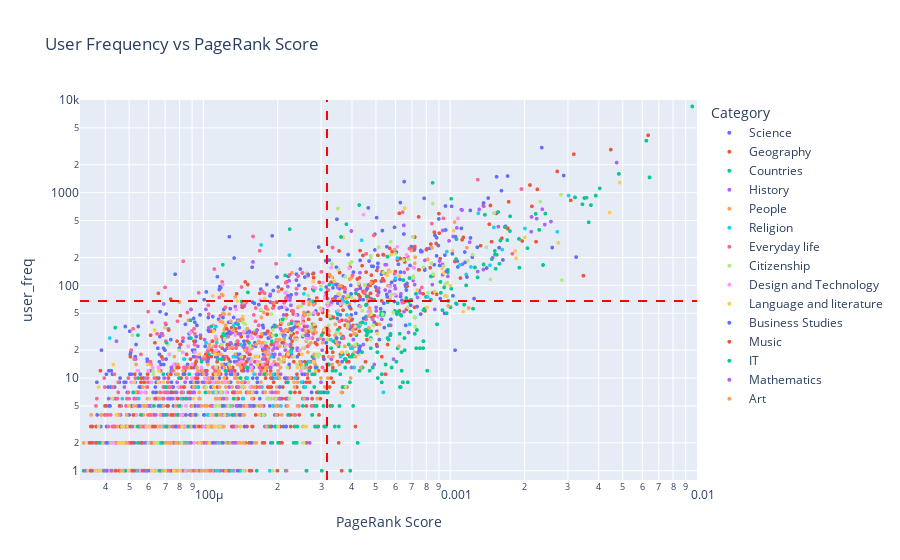

The notebook cell saved with this chart:
### Markdown cell above
# Pagerank vs user frequency

### Code cell
freVpr = get_pageVSfreq_data(data, df_hubs)
plot_pageVSfreq(freVpr, category=None)

### Figure 1 — Plotly figure (JSON) as saved in the notebook; plotly's stock layout.template omitted (floating-point values rounded to 4 significant figures; data arrays with more than 128 entries replaced by an {"elided": "..."} marker saying what was removed)
{"data": [{"customdata": {"elided": "797x1 str values"}, "hovertemplate": "Category=Science<br>PageRank Score=%{x}<br>user_freq=%{y}<br>article_name=%{customdata[0]}<extra></extra>", "legendgroup": "Science", "marker": {"color": "#636efa", "opacity": 1, "size": 4, "symbol": "circle"}, "mode": "markers", "name": "Science", "showlegend": true, "type": "scattergl", "x": {"elided": "797 float values"}, "xaxis": "x", "y": {"elided": "797 int values"}, "yaxis": "y"}, {"customdata": {"elided": "810x1 str values"}, "hovertemplate": "Category=Geography<br>PageRank Score=%{x}<br>user_freq=%{y}<br>article_name=%{customdata[0]}<extra></extra>", "legendgroup": "Geography", "marker": {"color": "#EF553B", "opacity": 1, "size": 4, "symbol": "circle"}, "mode": "markers", "name": "Geography", "showlegend": true, "type": "scattergl", "x": {"elided": "810 float values"}, "xaxis": "x", "y": {"elided": "810 int values"}, "yaxis": "y"}, {"customdata": {"elided": "222x1 str values"}, "hovertemplate": "Category=Countries<br>PageRank Score=%{x}<br>user_freq=%{y}<br>article_name=%{customdata[0]}<extra></extra>", "legendgroup": "Countries", "marker": {"color": "#00cc96", "opacity": 1, "size": 4, "symbol": "circle"}, "mode": "markers", "name": "Countries", "showlegend": true, "type": "scattergl", "x": {"elided": "222 float values"}, "xaxis": "x", "y": {"elided": "222 int values"}, "yaxis": "y"}, {"customdata": {"elided": "354x1 str values"}, "hovertemplate": "Category=History<br>PageRank Score=%{x}<br>user_freq=%{y}<br>article_name=%{customdata[0]}<extra></extra>", "legendgroup": "History", "marker": {"color": "#ab63fa", "opacity": 1, "size": 4, "symbol": "circle"}, "mode": "markers", "name": "History", "showlegend": true, "type": "scattergl", "x": {"elided": "354 float values"}, "xaxis": "x", "y": {"elided": "354 int values"}, "yaxis": "y"}, {"customdata": {"elided": "492x1 str values"}, "hovertemplate": "Category=People<br>PageRank Score=%{x}<br>user_freq=%{y}<br>article_name=%{customdata[0]}<extra></extra>", "legendgroup": "People", "marker": {"color": "#FFA15A", "opacity": 1, "size": 4, "symbol": "circle"}, "mode": "markers", "name": "People", "showlegend": true, "type": "scattergl", "x": {"elided": "492 float values"}, "xaxis": "x", "y": {"elided": "492 int values"}, "yaxis": "y"}, {"customdata": [["Christianity"], ["Religion"], ["Philosophy"], ["Roman Catholic Church"], ["Islam"], ["Greek mythology"], ["Norse mythology"], ["Judaism"], ["Jesus"], ["Roman mythology"], ["Church of England"], ["God"], ["Buddhism"], ["Bible"], ["Hinduism"], ["Age of Enlightenment"], ["Zeus"], ["Deity"], ["Mind"], ["Ethics"], ["Pope"], ["Crusades"], ["Logic"], ["Athena"], ["Folklore"], ["Political philosophy"], ["Confucianism"], ["Anglicanism"], ["Anglican Communion"], ["Eastern Orthodox Church"], ["Odin"], ["Creationism"], ["Creationism"], ["Atheism"], ["Creation-evolution controversy"], ["Last Supper"], ["Names of God in Judaism"], ["Apollo"], ["Spring Heeled Jack"], ["Anarchism"], ["Humanism"], ["Thor"], ["Philosophy of mind"], ["Existentialism"], ["Qur'an"], ["Taoism"], ["Mysticism"], ["Spanish Inquisition"], ["First Crusade"], ["Mosque"], ["Jupiter (mythology)"], ["Deluge (mythology)"], ["Vampire"], ["Mecca"], ["Celtic mythology"], ["Brahman"], ["Sikhism"], ["Shinto"], ["Religious Society of Friends"], ["Empiricism"], ["Allah"], ["Heliocentrism"], ["Church of Ireland"], ["Abbot"], ["Ganesha"], ["Trinity"], ["Bahá'í Faith"], ["Abbey"], ["Atlantis"], ["Dead Sea scrolls"], ["Flat Earth"], ["Flat Earth"], ["Pentateuch"], ["Shroud of Turin"], ["Maya mythology"], ["Osiris"], ["Swastika"], ["Apostolic Succession"], ["Zionism"], ["Mormon"], ["Utilitarianism"], ["Second Crusade"], ["Scottish Episcopal Church"], ["East-West Schism"], ["Christian monasticism"], ["Scottish mythology"], ["Catholic social teaching"], ["Yeti"], ["Consolation of Philosophy"], ["Analytical Marxism"], ["Abhidhamma Pitaka"], ["Stoicism"], ["Albigensian Crusade"], ["Isis"], ["Tao Te Ching"], ["Agnosticism"], ["Sermon on the Mount"], ["Vinaya"], ["Episcopal polity"], ["Kohlberg's stages of moral development"], ["Ordination of women"], ["Children's Crusade"], ["First Council of Nicaea"], ["Capitoline Triad"], ["Tripitaka"], ["Pali Canon"], ["Idolatry"], ["Papal conclave"], ["Trimurti"], ["Lindisfarne Gospels"], ["Ghost Dance"], ["Dualism (philosophy of mind)"], ["Book of Common Prayer"]], "hovertemplate": "Category=Religion<br>PageRank Score=%{x}<br>user_freq=%{y}<br>article_name=%{customdata[0]}<extra></extra>", "legendgroup": "Religion", "marker": {"color": "#19d3f3", "opacity": 1, "size": 4, "symbol": "circle"}, "mode": "markers", "name": "Religion", "showlegend": true, "type": "scattergl", "x": [0.003018, 0.001299, 0.001503, 0.002009, 0.002715, 0.0004376, 0.0001713, 0.001625, 0.0009692, 0.0002232, 0.0006105, 0.001093, 0.001449, 0.001214, 0.001161, 0.0006002, 0.0003363, 0.0002994, 0.0002556, 0.0005689, 0.00081, 0.0003637, 0.00037, 0.0001707, 0.000347, 0.0002599, 0.0003814, 0.0004453, 0.0004529, 0.0006853, 0.0001328, 0.0001124, 0.0001124, 0.0004257, 7.219e-05, 0.0001638, 0.0001249, 0.0002122, 4.171e-05, 0.0003282, 0.0001982, 0.0001025, 0.0001132, 0.0001416, 0.000402, 0.0003957, 0.0001516, 0.0002268, 0.0001885, 0.0003597, 0.0001322, 0.0001342, 8.338e-05, 0.0002682, 9.008e-05, 0.0001491, 0.0004083, 0.0001916, 0.0001604, 0.0002351, 0.0001964, 0.0001507, 0.0002496, 0.0001727, 9.467e-05, 0.0002589, 0.0005363, 0.0001102, 7.749e-05, 8.607e-05, 5.466e-05, 5.466e-05, 0.0001449, 8.105e-05, 4.695e-05, 4.864e-05, 0.0001275, 0.000191, 0.0002062, 0.0001039, 0.0002342, 0.000101, 0.0001052, 0.0001759, 0.0001267, 5.975e-05, 6.881e-05, 4.681e-05, 5.865e-05, 5.22e-05, 0.0001155, 0.0001199, 8.551e-05, 6.736e-05, 0.0001071, 0.0001856, 0.0001302, 7.145e-05, 0.0001129, 6.088e-05, 5.478e-05, 6.335e-05, 0.0001335, 4.293e-05, 8.549e-05, 0.0001381, 0.0001149, 3.95e-05, 5.367e-05, 4.603e-05, 4.249e-05, 3.553e-05, 0.0001418], "xaxis": "x", "y": [930, 598, 422, 411, 378, 307, 273, 243, 231, 212, 197, 166, 165, 158, 131, 120, 102, 90, 81, 76, 75, 70, 67, 54, 52, 49, 48, 44, 39, 38, 37, 36, 36, 36, 34, 32, 28, 28, 27, 26, 25, 24, 24, 23, 21, 21, 20, 19, 17, 17, 17, 17, 16, 15, 14, 13, 13, 11, 11, 10, 10, 10, 9, 8, 8, 8, 7, 7, 6, 6, 6, 6, 6, 6, 6, 5, 5, 5, 5, 4, 4, 4, 4, 4, 4, 3, 3, 2, 2, 2, 2, 2, 2, 2, 1, 1, 1, 1, 1, 1, 1, 1, 1, 1, 1, 1, 1, 1, 1, 1, 1, 1, 1], "yaxis": "y"}, {"customdata": {"elided": "294x1 str values"}, "hovertemplate": "Category=Everyday life<br>PageRank Score=%{x}<br>user_freq=%{y}<br>article_name=%{customdata[0]}<extra></extra>", "legendgroup": "Everyday life", "marker": {"color": "#FF6692", "opacity": 1, "size": 4, "symbol": "circle"}, "mode": "markers", "name": "Everyday life", "showlegend": true, "type": "scattergl", "x": {"elided": "294 float values"}, "xaxis": "x", "y": {"elided": "294 int values"}, "yaxis": "y"}, {"customdata": {"elided": "184x1 str values"}, "hovertemplate": "Category=Citizenship<br>PageRank Score=%{x}<br>user_freq=%{y}<br>article_name=%{customdata[0]}<extra></extra>", "legendgroup": "Citizenship", "marker": {"color": "#B6E880", "opacity": 1, "size": 4, "symbol": "circle"}, "mode": "markers", "name": "Citizenship", "showlegend": true, "type": "scattergl", "x": {"elided": "184 float values"}, "xaxis": "x", "y": {"elided": "184 int values"}, "yaxis": "y"}, {"customdata": {"elided": "136x1 str values"}, "hovertemplate": "Category=Design and Technology<br>PageRank Score=%{x}<br>user_freq=%{y}<br>article_name=%{customdata[0]}<extra></extra>", "legendgroup": "Design and Technology", "marker": {"color": "#FF97FF", "opacity": 1, "size": 4, "symbol": "circle"}, "mode": "markers", "name": "Design and Technology", "showlegend": true, "type": "scattergl", "x": {"elided": "136 float values"}, "xaxis": "x", "y": {"elided": "136 int values"}, "yaxis": "y"}, {"customdata": [["English language"], ["Technology"], ["Latin"], ["Language"], ["German language"], ["Mythology"], ["French language"], ["William Shakespeare"], ["Spanish language"], ["Literature"], ["Arabic language"], ["Dutch language"], ["Poetry"], ["Poetry"], ["Russian language"], ["Linguistics"], ["Opera"], ["American English"], ["Wolfgang Amadeus Mozart"], ["Actor"], ["Chinese language"], ["Latin alphabet"], ["British English"], ["Novel"], ["Harry Potter"], ["Hebrew language"], ["Fiction"], ["Theatre"], ["Theatre"], ["Drama"], ["Book"], ["Writing"], ["Sanskrit"], ["Old English language"], ["Portuguese language"], ["Macbeth"], ["Poetry of the United States"], ["Stage (theatre)"], ["The Lord of the Rings"], ["Hindi"], ["Vowel"], ["Noam Chomsky"], ["Tamil language"], ["Graphic novel"], ["Frankenstein"], ["Richard Wagner"], ["Afrikaans"], ["Alphabet"], ["Samuel Taylor Coleridge"], ["Scots language"], ["Esperanto"], ["Alice's Adventures in Wonderland"], ["Globe Theatre"], ["Scottish Gaelic language"], ["Indonesian language"], ["Vulgar Latin"], ["The Hitchhiker's Guide to the Galaxy"], ["Samuel Beckett"], ["Encyclopædia Britannica"], ["Oliver Twist"], ["Benjamin Britten"], ["Abbey Theatre"], ["Romeo and Juliet"], ["Canadian English"], ["The Old Man and the Sea"], ["Flemish (linguistics)"], ["Theatre in the round"], ["T. S. Eliot"], ["Nineteen Eighty-Four"], ["Irish poetry"], ["The Hobbit"], ["Australian English"], ["West Flemish"], ["Porgy and Bess"], ["The Marriage of Figaro"], ["Robinson Crusoe"], ["The Cat in the Hat"], ["English poetry"], ["Medieval literature"], ["Pride and Prejudice"], ["Royal National Theatre"], ["Restoration comedy"], ["Hänsel und Gretel"], ["Ramayana"], ["Book of Kells"], ["Henrik Ibsen"], ["The Waste Land"], ["Nahuatl language"], ["Berber languages"], ["Epic of Gilgamesh"], ["Giuseppe Verdi"], ["The Lion, the Witch and the Wardrobe"], ["East Flemish"], ["War and Peace"], ["Flemish dialects"], ["The Magic Flute"], ["Hollandic"], ["A Christmas Carol"], ["The Rime of the Ancient Mariner"], ["Dido and Aeneas"], ["Stuttering"], ["John Millington Synge"], ["A Tale of a Tub"], ["David Copperfield (novel)"], ["High German consonant shift"], ["The Illuminatus! Trilogy"], ["The Count of Monte Cristo"], ["The Pilgrim's Progress"], ["Modernist poetry in English"], ["Starship Troopers"], ["Anna Karenina"], ["Irish theatre"], ["Anglo-Saxon literature"], ["The Brothers Karamazov"], ["The Merchant of Venice"], ["Crime and Punishment"], ["Cyberpunk"], ["Augustan literature"], ["Richard III (play)"], ["Nobiin language"], ["The Lorax"], ["Arcadia (play)"], ["The Picture of Dorian Gray"], ["Theatre Royal, Drury Lane"], ["Persian literature"]], "hovertemplate": "Category=Language and literature<br>PageRank Score=%{x}<br>user_freq=%{y}<br>article_name=%{customdata[0]}<extra></extra>", "legendgroup": "Language and literature", "marker": {"color": "#FECB52", "opacity": 1, "size": 4, "symbol": "circle"}, "mode": "markers", "name": "Language and literature", "showlegend": true, "type": "scattergl", "x": [0.004865, 0.0006536, 0.004424, 0.001033, 0.002008, 0.0003687, 0.002741, 0.001021, 0.001834, 0.0005759, 0.001849, 0.0009291, 0.0005701, 0.0005701, 0.0009432, 0.0005548, 0.0006202, 0.0003311, 0.0003396, 0.0002784, 0.001002, 0.0007348, 0.0003518, 0.0003569, 0.000109, 0.0009544, 0.0001771, 0.0003531, 0.0003531, 0.0002873, 0.0001371, 0.0002421, 0.0008056, 0.0002977, 0.001128, 0.0001444, 6.98e-05, 6.34e-05, 0.0001101, 0.0005056, 0.0003633, 0.0002203, 0.0004259, 9.628e-05, 0.0001115, 0.0002509, 0.0001663, 0.0001641, 0.0002119, 0.000279, 0.0001653, 5.951e-05, 4.314e-05, 0.0002401, 0.0001768, 0.0002851, 6.599e-05, 0.0001123, 0.0001124, 5.247e-05, 0.0001502, 6.57e-05, 6.888e-05, 0.0001471, 0.0001104, 8.407e-05, 3.761e-05, 0.0001575, 9.117e-05, 6.255e-05, 4.991e-05, 0.0001491, 0.0001071, 5.22e-05, 8.435e-05, 4.443e-05, 0.0001683, 5.933e-05, 6.569e-05, 4.679e-05, 6.045e-05, 4.945e-05, 5.096e-05, 0.0002562, 0.0001416, 0.000111, 6.267e-05, 0.0001042, 0.0002611, 0.0001146, 8.219e-05, 4.526e-05, 9.603e-05, 4.633e-05, 5.185e-05, 6.321e-05, 0.0001057, 5.282e-05, 4.748e-05, 7.581e-05, 4.701e-05, 6.514e-05, 3.772e-05, 4.975e-05, 7.002e-05, 4.445e-05, 4.481e-05, 3.656e-05, 3.866e-05, 3.411e-05, 4.75e-05, 3.621e-05, 4.26e-05, 6.042e-05, 4.47e-05, 4.897e-05, 4.682e-05, 4.412e-05, 8.037e-05, 4.361e-05, 3.846e-05, 3.996e-05, 3.478e-05, 6.71e-05, 6.267e-05], "xaxis": "x", "y": [1285, 682, 611, 389, 330, 329, 287, 236, 235, 214, 196, 152, 141, 141, 136, 128, 127, 123, 111, 110, 99, 89, 81, 80, 77, 77, 72, 71, 71, 69, 68, 59, 58, 57, 52, 46, 35, 33, 32, 30, 19, 18, 18, 18, 18, 18, 17, 17, 16, 15, 14, 14, 14, 13, 12, 12, 12, 11, 10, 9, 9, 9, 9, 8, 8, 8, 8, 7, 6, 5, 5, 5, 4, 4, 4, 4, 4, 3, 3, 3, 3, 3, 3, 3, 3, 3, 3, 3, 3, 3, 3, 2, 2, 2, 2, 2, 2, 2, 2, 1, 1, 1, 1, 1, 1, 1, 1, 1, 1, 1, 1, 1, 1, 1, 1, 1, 1, 1, 1, 1, 1, 1, 1, 1, 1], "yaxis": "y"}, {"customdata": [["Microsoft"], ["Petroleum"], ["Economics"], ["Currency"], ["Money"], ["Nintendo"], ["Industry"], ["Natural gas"], ["Sony"], ["United States dollar"], ["Mining"], ["Advertising"], ["Finance"], ["Business"], ["Tourism"], ["British East India Company"], ["Manufacturing"], ["Euro"], ["Corporation"], ["Market"], ["Coin"], ["Employment"], ["Globalization"], ["Organization"], ["List of circulating currencies"], ["Wall Street"], ["Gold standard"], ["Infrastructure"], ["Pottery"], ["Stock"], ["Stock"], ["AT&T"], ["Pound sterling"], ["World Trade Organization"], ["Adam Smith"], ["Corporate finance"], ["Banknote"], ["Cooperative"], ["Supply and demand"], ["Oil refinery"], ["Guild"], ["Logistics"], ["BAE Systems"], ["John Maynard Keynes"], ["Household income in the United States"], ["Accountancy"], ["Minimum wage"], ["Economy of Africa"], ["Thomas Malthus"], ["Mercantilism"], ["North Sea oil"], ["Land (economics)"], ["GlaxoSmithKline"], ["Bretton Woods system"], ["Japanese yen"], ["Numismatics"], ["Royal Dutch Shell"], ["Das Kapital"], ["Investment banking"], ["Prospecting"], ["Sinclair Research Ltd"], ["World Bank Group"], ["Demand Note"], ["Company (law)"], ["HSBC"], ["Acorn Computers"], ["BP"], ["Economy of the Republic of Ireland"], ["Economy of India"], ["Vodafone"], ["Renminbi"], ["Harley-Davidson"], ["Economic inequality"]], "hovertemplate": "Category=Business Studies<br>PageRank Score=%{x}<br>user_freq=%{y}<br>article_name=%{customdata[0]}<extra></extra>", "legendgroup": "Business Studies", "marker": {"color": "#636efa", "opacity": 1, "size": 4, "symbol": "circle"}, "mode": "markers", "name": "Business Studies", "showlegend": true, "type": "scattergl", "x": [0.0003611, 0.001578, 0.00102, 0.003237, 0.0005087, 0.0001576, 0.0007886, 0.0009662, 0.0002657, 0.001169, 0.0006681, 0.0003457, 0.0004603, 0.0005135, 0.001026, 0.0003428, 0.0005555, 0.00125, 0.0004441, 0.0003904, 0.0003591, 0.0004465, 0.0002329, 0.0002272, 0.0002286, 0.0001789, 0.000266, 0.0003467, 0.000298, 0.0003142, 0.0003142, 0.0001295, 0.0004278, 0.0004292, 0.0004231, 9.126e-05, 0.0003079, 0.0002226, 0.0002847, 0.0001288, 0.0002135, 9.465e-05, 9.387e-05, 0.0002039, 6.43e-05, 0.0001201, 0.0001407, 5.485e-05, 0.0001376, 0.0001603, 0.0001004, 8.497e-05, 9.297e-05, 0.0001403, 0.0001468, 0.0002162, 7.707e-05, 9.165e-05, 4.046e-05, 5.24e-05, 5.113e-05, 0.0001565, 5.645e-05, 0.0001197, 0.0001093, 3.78e-05, 5.812e-05, 4.05e-05, 5.687e-05, 6.689e-05, 0.0001376, 3.535e-05, 5.976e-05], "xaxis": "x", "y": [333, 255, 219, 202, 157, 157, 146, 142, 131, 123, 105, 102, 92, 85, 77, 75, 75, 72, 70, 59, 48, 44, 35, 34, 33, 30, 29, 27, 27, 24, 24, 23, 21, 20, 19, 17, 16, 14, 13, 11, 10, 9, 9, 8, 7, 5, 5, 5, 5, 5, 4, 4, 4, 4, 3, 3, 3, 3, 2, 2, 2, 2, 2, 2, 2, 2, 1, 1, 1, 1, 1, 1, 1], "yaxis": "y"}, {"customdata": [["Music"], ["Musical instrument"], ["The Beatles"], ["Jazz"], ["Hip hop music"], ["Folk music"], ["Piano"], ["Guitar"], ["Music of the United States"], ["Rhythm and blues"], ["American popular music"], ["Reggae"], ["Nirvana (band)"], ["The Rolling Stones"], ["Trumpet"], ["Clarinet"], ["Salsa music"], ["Renaissance music"], ["Queen (band)"], ["Synthesizer"], ["Rapping"], ["Flute"], ["A cappella"], ["U2"], ["Reggaeton"], ["Oasis (band)"], ["Alternative rock"], ["Brass instrument"], ["Arctic Monkeys"], ["Bluegrass music"], ["Recorder"], ["Medieval music"], ["Drum and bass"], ["Double bass"], ["The Supremes"], ["Ragtime"], ["Gregorian chant"], ["Ska"], ["Saxophone"], ["Tin whistle"], ["Cello"], ["I Want to Hold Your Hand"], ["The Temptations"], ["Atonality"], ["Music of Spain"], ["Eurovision Song Contest"], ["Music of Hawaii"], ["Duran Duran"], ["Music of Ireland"], ["The Smiths"], ["Music of the trecento"], ["Bohemian Rhapsody"], ["Music of Barbados"], ["Music of New Zealand"], ["The Rite of Spring"], ["The Beatles discography"], ["Music of Dominica"], ["Ray of Light"], ["Van Halen"], ["Iron Maiden"], ["Sgt. Pepper's Lonely Hearts Club Band"], ["Music of the Bahamas"], ["Music of Trinidad and Tobago"]], "hovertemplate": "Category=Music<br>PageRank Score=%{x}<br>user_freq=%{y}<br>article_name=%{customdata[0]}<extra></extra>", "legendgroup": "Music", "marker": {"color": "#EF553B", "opacity": 1, "size": 4, "symbol": "circle"}, "mode": "markers", "name": "Music", "showlegend": true, "type": "scattergl", "x": [0.0009002, 0.0003545, 0.000301, 0.0005094, 0.0002779, 0.0004202, 0.0004254, 0.0002881, 7.373e-05, 0.0001442, 8.067e-05, 0.0001242, 7.231e-05, 0.000182, 0.0001622, 0.0001422, 9.741e-05, 7.822e-05, 0.0001508, 0.000109, 8.04e-05, 0.00018, 0.0001081, 0.0001546, 6.77e-05, 0.000121, 9.338e-05, 7.938e-05, 7.834e-05, 0.0001033, 7.386e-05, 7.217e-05, 8.127e-05, 9.332e-05, 5.755e-05, 8.341e-05, 7.497e-05, 8.739e-05, 0.0001315, 6.392e-05, 7.865e-05, 4.573e-05, 4.021e-05, 7.448e-05, 5.2e-05, 9.607e-05, 3.549e-05, 6.247e-05, 5.052e-05, 6.367e-05, 3.497e-05, 3.523e-05, 5.128e-05, 3.46e-05, 5.586e-05, 3.699e-05, 4.569e-05, 3.491e-05, 5.235e-05, 0.0001537, 5.672e-05, 4.413e-05, 5.151e-05], "xaxis": "x", "y": [595, 235, 234, 211, 133, 117, 79, 73, 71, 58, 47, 34, 33, 32, 30, 28, 27, 25, 25, 25, 23, 22, 20, 18, 17, 16, 15, 13, 13, 12, 11, 10, 10, 10, 9, 8, 7, 7, 7, 6, 6, 5, 5, 4, 4, 3, 3, 3, 3, 3, 3, 2, 2, 2, 2, 2, 1, 1, 1, 1, 1, 1, 1], "yaxis": "y"}, {"customdata": [["Computer"], ["Internet"], ["Computer science"], ["Microsoft Windows"], ["World Wide Web"], ["Microsoft"], ["Computer programming"], ["Programming language"], ["Linux"], ["Integrated circuit"], ["Macintosh"], ["Google"], ["Compact Disc"], ["DVD"], ["Unix"], ["Cryptography"], ["IPod"], ["Central processing unit"], ["Open source"], ["Windows XP"], ["Wikipedia"], ["History of the Internet"], ["Mozilla Firefox"], ["Internet Explorer"], ["Gmail"], ["Floppy disk"], ["Functional programming"], ["Speech synthesis"], ["Bioinformatics"], ["C++"], ["GNU"], ["OpenOffice.org"], ["Spyware"], ["Windows Vista"], ["Quantum computer"], ["Imperative programming"], ["GNOME"], ["Markup language"], ["Perl"], ["Commodore 64"], ["GNU Project"], ["GNU Project"], ["Podcasting"], ["X Window System"], ["History of computing hardware"], ["Wikimedia Foundation"], ["TeX"], ["Ajax (programming)"], ["ASCII"], ["Emacs"], ["Enigma machine"], ["Python (programming language)"], ["BASIC"], ["Scheme programming language"], ["HTTP cookie"], ["CPU cache"], ["Phishing"], ["Windows 2000"], ["Brute force attack"], ["RSS (file format)"], ["OpenBSD"], ["Moore's Law"], ["ZX Spectrum"], ["Acorn Computers"], ["Ubuntu (Linux distribution)"], ["Caesar cipher"], ["Wikinews"]], "hovertemplate": "Category=IT<br>PageRank Score=%{x}<br>user_freq=%{y}<br>article_name=%{customdata[0]}<extra></extra>", "legendgroup": "IT", "marker": {"color": "#00cc96", "opacity": 1, "size": 4, "symbol": "circle"}, "mode": "markers", "name": "IT", "showlegend": true, "type": "scattergl", "x": [0.0008487, 0.00101, 0.0004278, 0.0003797, 0.0002237, 0.0003611, 0.0001199, 0.0002144, 0.0003237, 0.00028, 0.0001515, 0.0001428, 0.0002782, 0.0003821, 0.0003506, 0.0002094, 8.881e-05, 0.0002271, 0.0001382, 0.000195, 0.0001077, 4.392e-05, 0.0001203, 0.0001214, 5.431e-05, 0.0001208, 0.0001973, 8.904e-05, 0.0001986, 0.0001892, 0.000153, 7.088e-05, 0.0001052, 0.0001184, 0.0001146, 9.83e-05, 0.0001511, 0.0001228, 0.0001765, 6.884e-05, 8.758e-05, 8.758e-05, 7.964e-05, 0.0001411, 5.444e-05, 7.021e-05, 0.0001018, 5.191e-05, 0.0001325, 8.498e-05, 7.991e-05, 6.812e-05, 6.308e-05, 0.0001129, 7.834e-05, 7.055e-05, 5.581e-05, 0.0001313, 5.418e-05, 7.083e-05, 8.666e-05, 5.429e-05, 6.808e-05, 3.78e-05, 6.632e-05, 3.95e-05, 4.827e-05], "xaxis": "x", "y": [1278, 860, 736, 457, 404, 333, 167, 128, 102, 88, 84, 67, 67, 66, 49, 43, 42, 39, 38, 36, 36, 35, 30, 29, 29, 29, 29, 27, 26, 25, 24, 24, 18, 16, 16, 15, 13, 12, 11, 11, 11, 11, 10, 10, 10, 8, 7, 7, 6, 6, 5, 5, 5, 4, 4, 4, 4, 4, 3, 3, 3, 2, 2, 2, 1, 1, 1], "yaxis": "y"}, {"customdata": [["Mathematics"], ["Information"], ["Arithmetic"], ["Geometry"], ["Algebra"], ["Algorithm"], ["Calculus"], ["Game theory"], ["Number"], ["Statistics"], ["Abacus"], ["Trigonometry"], ["Pythagorean theorem"], ["Differential equation"], ["Prime number"], ["Sphere"], ["Applied mathematics"], ["Symmetry"], ["Euclidean geometry"], ["Measurement"], ["Mathematical analysis"], ["Probability theory"], ["Topology"], ["Boolean logic"], ["Group (mathematics)"], ["Fractal"], ["Linear algebra"], ["Set"], ["Fundamental theorem of arithmetic"], ["Trigonometric function"], ["Matrix (mathematics)"], ["Quantity"], ["Pi"], ["Elementary algebra"], ["Nash equilibrium"], ["Ordinary differential equation"], ["Manifold"], ["Ordinal number"], ["Polar coordinate system"], ["Venn diagram"]], "hovertemplate": "Category=Mathematics<br>PageRank Score=%{x}<br>user_freq=%{y}<br>article_name=%{customdata[0]}<extra></extra>", "legendgroup": "Mathematics", "marker": {"color": "#ab63fa", "opacity": 1, "size": 4, "symbol": "circle"}, "mode": "markers", "name": "Mathematics", "showlegend": true, "type": "scattergl", "x": [0.001368, 0.0003975, 0.00022, 0.0004151, 0.0002243, 0.0002242, 0.0003303, 0.0002263, 0.0002028, 0.000501, 0.0001651, 0.0001306, 0.0001413, 0.0002605, 0.0002106, 0.0002906, 0.0001288, 0.000225, 0.0001934, 0.0001517, 0.0001864, 9.418e-05, 0.0002055, 6.949e-05, 0.0001469, 7.787e-05, 9.03e-05, 0.0001899, 9.182e-05, 8.808e-05, 0.0001206, 9.523e-05, 0.0001358, 5.15e-05, 5.79e-05, 8.885e-05, 0.0001319, 5.879e-05, 4.246e-05, 4.01e-05], "xaxis": "x", "y": [715, 386, 97, 89, 74, 69, 66, 61, 57, 53, 33, 31, 30, 29, 29, 26, 24, 23, 21, 16, 13, 11, 11, 10, 9, 7, 7, 7, 7, 6, 6, 5, 5, 3, 2, 2, 2, 1, 1, 1], "yaxis": "y"}, {"customdata": [["Art"], ["Painting"], ["Fine art"], ["Drama"], ["Italian Renaissance"], ["Photography"], ["Sculpture"], ["Visual arts"], ["Drawing"], ["Textile"], ["Baroque"], ["Pottery"], ["Impressionism"], ["Mona Lisa"], ["Cubism"], ["National Gallery, London"], ["Neoclassicism"], ["Jewellery"], ["Stained glass"], ["Expressionism"], ["Abstract art"], ["Calligraphy"], ["Mosaic"], ["Printmaking"], ["Brush"], ["Buddhist art"], ["Oil painting"], ["Constructivism (art)"], ["Sistine Chapel ceiling"], ["The Last Supper (Leonardo)"], ["Kitsch"], ["Watercolor painting"]], "hovertemplate": "Category=Art<br>PageRank Score=%{x}<br>user_freq=%{y}<br>article_name=%{customdata[0]}<extra></extra>", "legendgroup": "Art", "marker": {"color": "#FFA15A", "opacity": 1, "size": 4, "symbol": "circle"}, "mode": "markers", "name": "Art", "showlegend": true, "type": "scattergl", "x": [0.001042, 0.0003259, 0.0001199, 0.0002873, 0.0001467, 0.0002585, 0.0003911, 0.0001426, 0.0001321, 0.0004079, 0.0003594, 0.000298, 0.0001986, 0.0001312, 0.0001472, 0.0001394, 0.0001419, 9.917e-05, 0.0001155, 0.0001216, 0.000105, 0.0001439, 0.000233, 0.0001165, 6.895e-05, 6.686e-05, 6.658e-05, 7.243e-05, 4.891e-05, 6.844e-05, 4.641e-05, 4.711e-05], "xaxis": "x", "y": [482, 129, 78, 69, 66, 48, 45, 43, 33, 30, 30, 27, 26, 22, 20, 14, 13, 12, 11, 10, 10, 9, 9, 8, 5, 4, 3, 2, 2, 1, 1, 1], "yaxis": "y"}], "layout": {"legend": {"title": {"text": "Category"}, "tracegroupgap": 0}, "shapes": [{"line": {"color": "red", "dash": "dash"}, "type": "line", "x0": 0.0003168, "x1": 0.0003168, "xref": "x", "y0": 0, "y1": 1, "yref": "y domain"}, {"line": {"color": "red", "dash": "dash"}, "type": "line", "x0": 0, "x1": 1, "xref": "x domain", "y0": 67.64, "y1": 67.64, "yref": "y"}], "title": {"text": "User Frequency vs PageRank Score"}, "xaxis": {"anchor": "y", "domain": [0, 1], "range": [-4.5, -2], "title": {"text": "PageRank Score"}, "type": "log"}, "yaxis": {"anchor": "x", "domain": [0, 1], "range": [-0.1, 4], "title": {"text": "user_freq"}, "type": "log"}}}
